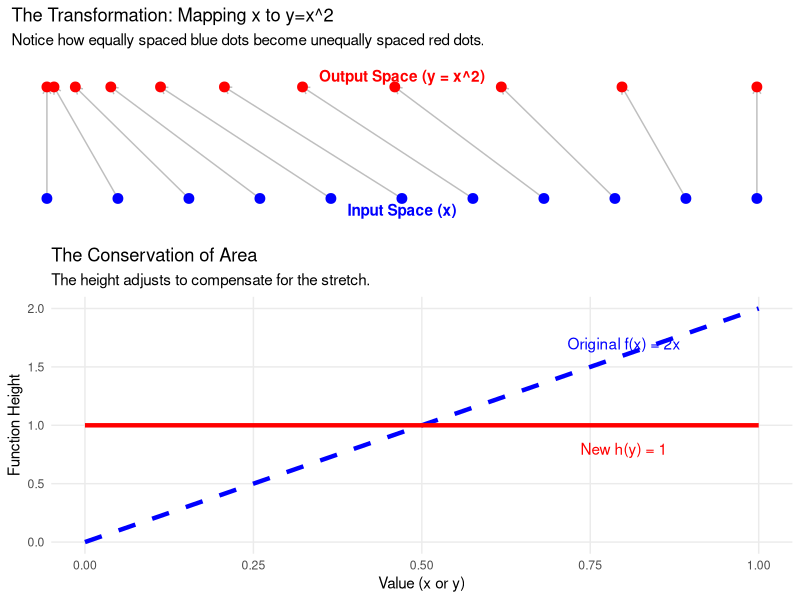
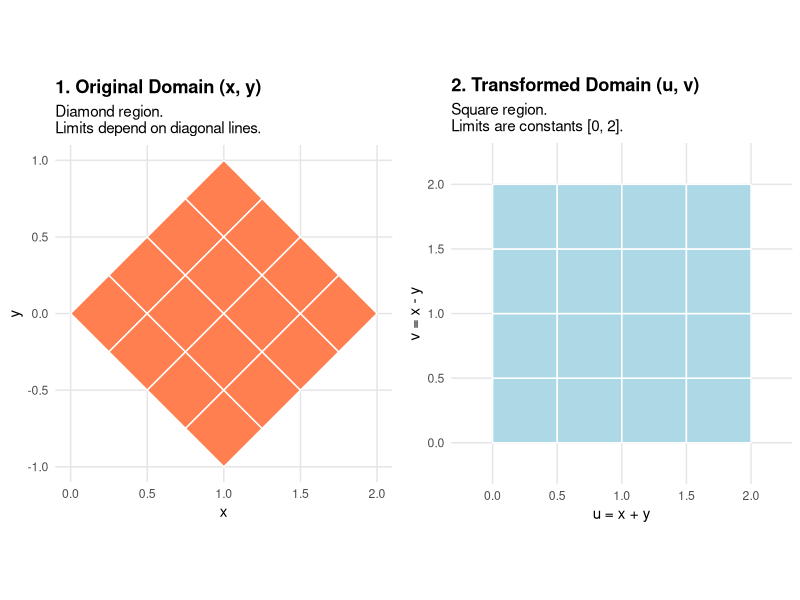

Write R code to recreate these figures, in order.
## ---- chunk 1
# This chunk sets up the environment.
knitr::opts_chunk$set(echo = FALSE, warning = FALSE, message = FALSE, fig.align="center")

library(ggplot2)
library(gridExtra)

# Common plotting theme for consistency
common_theme <- theme_minimal() + 
                theme(axis.title = element_text(face="bold"),
                      plot.title = element_text(face="bold", hjust = 0.5))

## ---- chunk 2
library(ggplot2)
library(gridExtra)

# --- Data Setup ---
# Create equally spaced x points to visualize the mapping
x_points <- seq(0, 1, by = 0.1)
df_mapping <- data.frame(
  x_start = x_points,
  x_end = x_points, # straight up
  y_start = x_points, # starting from x axis
  y_end = x_points^2  # ending at y axis
)

# Create data for the function curves
x_grid <- seq(0, 1, length.out = 100)
df_curves <- data.frame(
  grid_val = x_grid,
  orig_func = 2 * x_grid,    # f(x) = 2x
  new_func = rep(1, 100)     # h(y) = 1
)

# --- Plot 1: The Mapping (Stretching/Squishing) ---
p_map <- ggplot() +
  # Draw the mapping arrows
  geom_segment(data = df_mapping, aes(x = x_start, y = 0, xend = y_end, yend = 1),
               arrow = arrow(length = unit(0.2, "cm")), color = "gray50", alpha=0.5) +
  # The X points (Input)
  geom_point(data = df_mapping, aes(x = x_start, y = 0), color = "blue", size = 3) +
  # The Y points (Output)
  geom_point(data = df_mapping, aes(x = y_end, y = 1), color = "red", size = 3) +
  # Axis labels as text for clarity
  annotate("text", x = 0.5, y = -0.1, label = "Input Space (x)", color = "blue", fontface="bold") +
  annotate("text", x = 0.5, y = 1.1, label = "Output Space (y = x^2)", color = "red", fontface="bold") +
  theme_minimal() +
  theme(axis.text = element_blank(), axis.title = element_blank(),
        panel.grid.major = element_blank(), panel.grid.minor = element_blank()) +
  coord_cartesian(ylim = c(-0.2, 1.2), xlim=c(0,1)) +
  labs(title = "The Transformation: Mapping x to y=x^2",
       subtitle = "Notice how equally spaced blue dots become unequally spaced red dots.")

# --- Plot 2: The Resulting Functions ---
p_funcs <- ggplot(df_curves, aes(x = grid_val)) +
  geom_line(aes(y = orig_func), color = "blue", size = 1.5, linetype="dashed") +
  geom_line(aes(y = new_func), color = "red", size = 1.5) +
  annotate("text", x = 0.8, y = 1.7, label = "Original f(x) = 2x", color = "blue") +
  annotate("text", x = 0.8, y = 0.8, label = "New h(y) = 1", color = "red") +
  labs(title = "The Conservation of Area",
       subtitle = "The height adjusts to compensate for the stretch.",
       x = "Value (x or y)", y = "Function Height") +
  theme_minimal() + theme(panel.grid.minor = element_blank())

# Combine plots vertically
grid.arrange(p_map, p_funcs, nrow = 2, heights = c(1, 1.5))
## ---- chunk 3
library(ggplot2)
library(gridExtra)

# --- 1. Data Generation (Trick: Generate UV grid, map to XY) ---
# It is easier to generate the square grid points and calculate their XY
# equivalents than to generate diamond points directly.
u_breaks <- seq(0, 2, by = 0.5)
v_breaks <- seq(0, 2, by = 0.5)

rects_uv <- list()
id <- 1
for(i in 1:(length(u_breaks)-1)) {
  for(j in 1:(length(v_breaks)-1)) {
    # Define corners of each small square in UV
    u_corners <- c(u_breaks[i], u_breaks[i+1], u_breaks[i+1], u_breaks[i])
    v_corners <- c(v_breaks[j], v_breaks[j], v_breaks[j+1], v_breaks[j+1])
    
    # Store UV
    df_chunk <- data.frame(u = u_corners, v = v_corners, id = factor(id))
    
    # Calculate XY: x = 0.5(u+v), y = 0.5(u-v)
    df_chunk$x <- 0.5 * (df_chunk$u + df_chunk$v)
    df_chunk$y <- 0.5 * (df_chunk$u - df_chunk$v)
    
    rects_uv[[id]] <- df_chunk
    id <- id + 1
  }
}
df_all <- do.call(rbind, rects_uv)

# --- 2. Plotting ---
common_theme_poly <- theme_minimal() +
  theme(panel.grid.major = element_line(color="gray90"),
        panel.grid.minor = element_blank(),
        plot.title = element_text(face="bold"))

# Plot 1: The Original XY Space
p_xy <- ggplot(df_all, aes(x, y, group = id)) +
  geom_polygon(fill = "#ff7f50", color = "white", size=0.5) + # Coral
  coord_fixed(xlim = c(0, 2), ylim = c(-1, 1)) +
  labs(title = "1. Original Domain (x, y)",
       subtitle = "Diamond region.\nLimits depend on diagonal lines.",
       x = "x", y = "y") +
  common_theme_poly

# Plot 2: The Transformed UV Space
p_uv <- ggplot(df_all, aes(u, v, group = id)) +
  geom_polygon(fill = "lightblue", color = "white", size=0.5) +
  coord_fixed(xlim = c(-0.2, 2.2), ylim = c(-0.2, 2.2)) +
  labs(title = "2. Transformed Domain (u, v)",
       subtitle = "Square region.\nLimits are constants [0, 2].",
       x = "u = x + y", y = "v = x - y") +
  common_theme_poly

# Arrow annotation (requires 'grid' package)
library(grid)
arrow_grob <- linesGrob(x = unit(c(0.48, 0.52), "npc"), 
                        y = unit(c(0.5, 0.5), "npc"),
                        gp = gpar(col = "black", lwd = 2),
                        arrow = arrow(length = unit(0.3, "cm")))

grid.arrange(p_xy, p_uv, ncol = 2)
